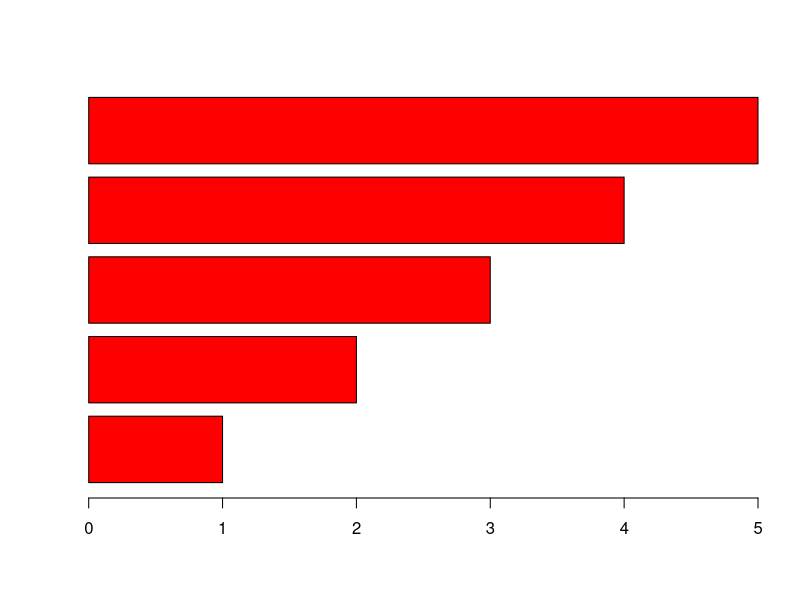

This figure's R source:
## ---- chunk 1
results <- c(1, 2, 3, 4, 5)
print (results)
barplot(results, horiz= "TRUE", col = "red")
